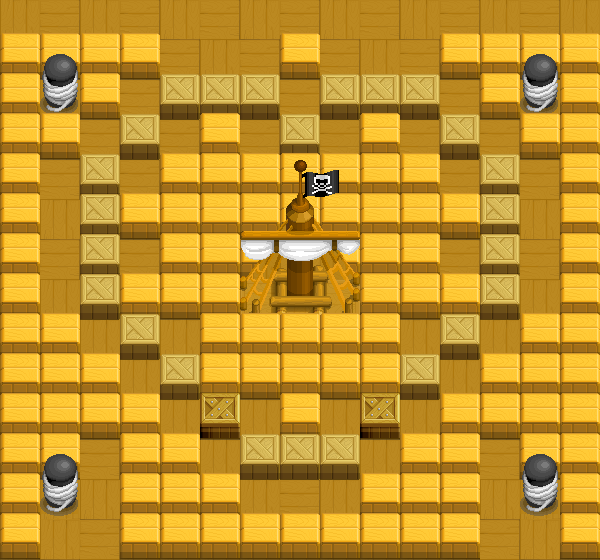

Tiled map render using the project's own tile images. Description and the map definition, with tile-layer contents summarised, below:
An orthogonal 15x14 tile map with 40x40 px tiles, 14 tile layers (floor, obstacle1, obstacle2, obstacle3, ...), 2 tilesets and 8 objects.

<map version="1.0" tiledversion="1.1.6" orientation="orthogonal" renderorder="right-down" width="15" height="14" tilewidth="40" tileheight="40" infinite="0" nextobjectid="9">
 <tileset firstgid="1" name="floor 40*40" tilewidth="40" tileheight="40" tilecount="6" columns="6">
  <image source="tileMap3_0.png" width="240" height="40" />
 </tileset>
 <tileset firstgid="7" name="block 40*80" tilewidth="40" tileheight="80" tilecount="30" columns="15">
  <image source="tileMap3_1.png" width="600" height="160" />
  <tile id="13">
   <properties>
    <property name="blast" type="bool" value="true" />
    <property name="colli" type="bool" value="true" />
    <property name="push" type="bool" value="false" />
    <property name="visible" type="bool" value="false" />
   </properties>
  </tile>
  <tile id="14">
   <properties>
    <property name="blast" type="bool" value="true" />
    <property name="colli" type="bool" value="true" />
    <property name="push" type="bool" value="true" />
    <property name="visible" type="bool" value="false" />
   </properties>
  </tile>
  <tile id="19">
   <properties>
    <property name="blast" type="bool" value="false" />
    <property name="colli" type="bool" value="true" />
    <property name="push" type="bool" value="false" />
    <property name="visible" type="bool" value="false" />
   </properties>
  </tile>
  <tile id="20">
   <properties>
    <property name="blast" type="bool" value="false" />
    <property name="colli" type="bool" value="true" />
    <property name="push" type="bool" value="false" />
    <property name="visible" type="bool" value="false" />
   </properties>
  </tile>
  <tile id="21">
   <properties>
    <property name="blast" type="bool" value="false" />
    <property name="colli" type="bool" value="true" />
    <property name="push" type="bool" value="false" />
    <property name="visible" type="bool" value="false" />
   </properties>
  </tile>
  <tile id="22">
   <properties>
    <property name="blast" type="bool" value="false" />
    <property name="colli" type="bool" value="true" />
    <property name="push" type="bool" value="false" />
    <property name="visible" type="bool" value="false" />
   </properties>
  </tile>
  <tile id="29">
   <properties>
    <property name="blast" type="bool" value="true" />
    <property name="colli" type="bool" value="true" />
    <property name="push" type="bool" value="true" />
    <property name="visible" type="bool" value="false" />
   </properties>
  </tile>
 </tileset>
 <layer name="floor" width="15" height="14">
  <data>[210 cells, 210 non-empty, 2 distinct tile ids]</data>
 </layer>
 <layer name="obstacle1" width="15" height="14">
  <data>[210 cells, 9 non-empty, 1 distinct tile ids]</data>
 </layer>
 <layer name="obstacle2" width="15" height="14">
  <data>[210 cells, 12 non-empty, 3 distinct tile ids]</data>
 </layer>
 <layer name="obstacle3" width="15" height="14">
  <data>[210 cells, 9 non-empty, 2 distinct tile ids]</data>
 </layer>
 <layer name="obstacle4" width="15" height="14">
  <data>[210 cells, 11 non-empty, 2 distinct tile ids]</data>
 </layer>
 <layer name="obstacle5" width="15" height="14">
  <data>[210 cells, 13 non-empty, 2 distinct tile ids]</data>
 </layer>
 <layer name="obstacle6" width="15" height="14">
  <data>[210 cells, 11 non-empty, 2 distinct tile ids]</data>
 </layer>
 <layer name="obstacle7" width="15" height="14">
  <data>[210 cells, 16 non-empty, 8 distinct tile ids]</data>
 </layer>
 <layer name="obstacle8" width="15" height="14">
  <data>[210 cells, 11 non-empty, 2 distinct tile ids]</data>
 </layer>
 <layer name="obstacle9" width="15" height="14">
  <data>[210 cells, 13 non-empty, 2 distinct tile ids]</data>
 </layer>
 <layer name="obstacle10" width="15" height="14">
  <data>[210 cells, 11 non-empty, 2 distinct tile ids]</data>
 </layer>
 <layer name="obstacle11" width="15" height="14">
  <data>[210 cells, 11 non-empty, 2 distinct tile ids]</data>
 </layer>
 <layer name="obstacle12" width="15" height="14">
  <data>[210 cells, 10 non-empty, 2 distinct tile ids]</data>
 </layer>
 <layer name="obstacle13" width="15" height="14">
  <data>[210 cells, 11 non-empty, 1 distinct tile ids]</data>
 </layer>
 <objectgroup name="initPos">
  <object id="1" x="62" y="215" />
  <object id="2" x="539" y="218" />
  <object id="3" x="498" y="539" />
  <object id="4" x="97" y="536" />
  <object id="5" x="417" y="334" />
  <object id="6" x="179" y="336" />
  <object id="7" x="180" y="133" />
  <object id="8" x="417" y="132" />
 </objectgroup>
</map>